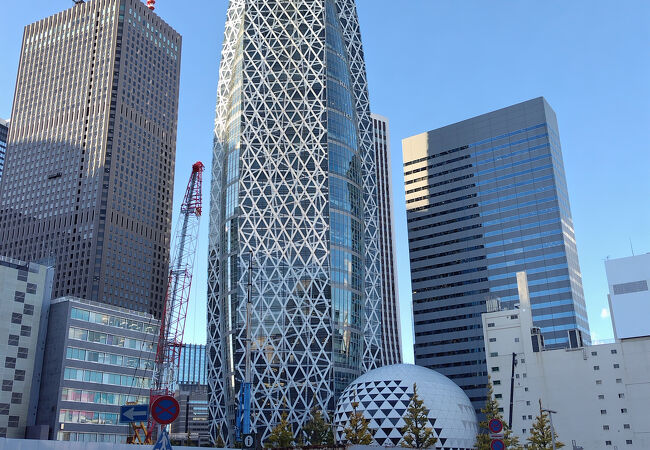
#> input picture assets/blender/reference/shinjuku-reference.png, 650 x 450 px; the run also reads 1 picture not shown here
$ python measure_photo_projection.py
#> lines starting #> are read from the running program, lines starting #| are printed output that depends on the picture
from pathlib import Path
from PIL import Image, ImageChops, ImageDraw, ImageEnhance, ImageStat

root = Path(__file__).resolve().parent.parent
assets = root / "assets" / "blender"
reference_path = assets / "reference" / "shinjuku-reference.png"
render_path = assets / "shinjuku-photo-projection-exact.png"
comparison_path = assets / "shinjuku-photo-projection-comparison.png"
metrics_path = assets / "shinjuku-photo-projection-metrics.txt"

reference = Image.open(reference_path).convert("RGB")
#> reference is the input picture: PIL image 650x450 RGB; mean R, G, B 106.5, 130.2, 158.6
render = Image.open(render_path).convert("RGB").resize(reference.size)
difference = ImageChops.difference(reference, render)
#> difference: PIL image 650x450 RGB; every value is 0
stats = ImageStat.Stat(difference)
mae_channels = stats.mean
#> mae_channels = [0, 0, 0]
mae = sum(mae_channels) / len(mae_channels)
#> mae = 0
extrema = difference.getextrema()
#> extrema = ((0, 0), (0, 0), (0, 0))
maximum_error = max(channel[1] for channel in extrema)
#> maximum_error = 0

boosted_difference = ImageEnhance.Contrast(difference).enhance(4)
overlay = Image.blend(reference, render, .5)
sheet = Image.new("RGB", (reference.width * 2, reference.height * 2), "white")
#> sheet: PIL image 1300x900 RGB; every value is 255
sheet.paste(reference, (0, 0))
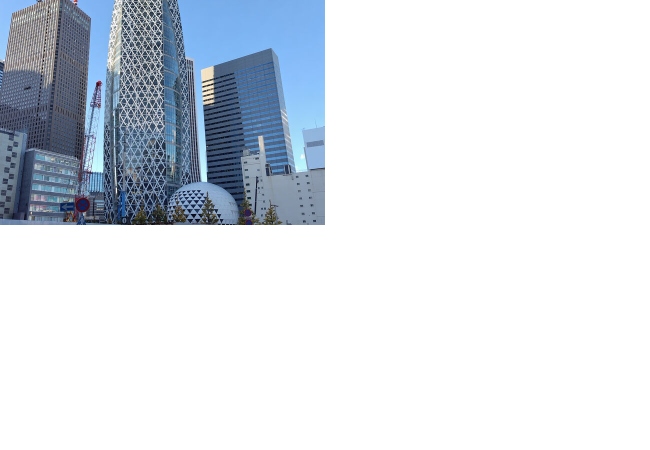
#> sheet: PIL image 1300x900 RGB (shown at 1/2 size); mean R, G, B 217.9, 223.8, 230.9
sheet.paste(render, (reference.width, 0))
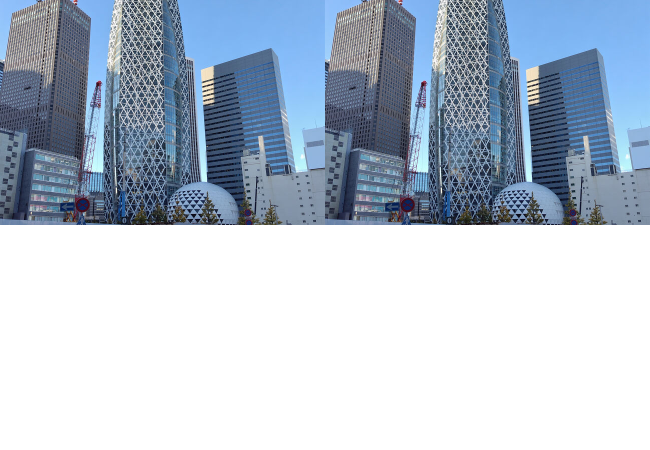
#> sheet: PIL image 1300x900 RGB (shown at 1/2 size); mean R, G, B 180.7, 192.6, 206.8
sheet.paste(overlay, (0, reference.height))
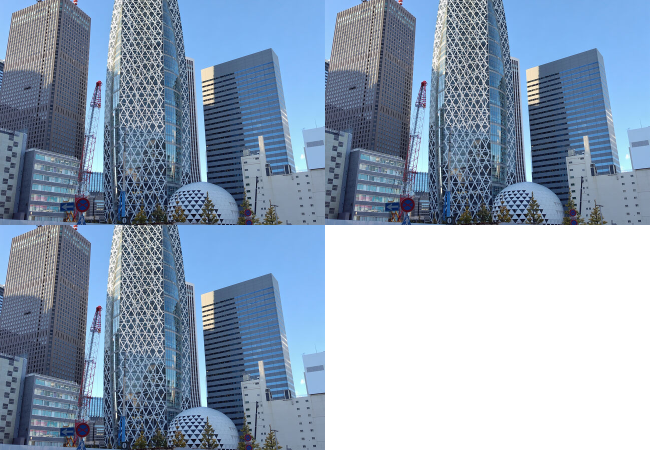
#> sheet: PIL image 1300x900 RGB (shown at 1/2 size); mean R, G, B 143.6, 161.4, 182.7
sheet.paste(boosted_difference, (reference.width, reference.height))
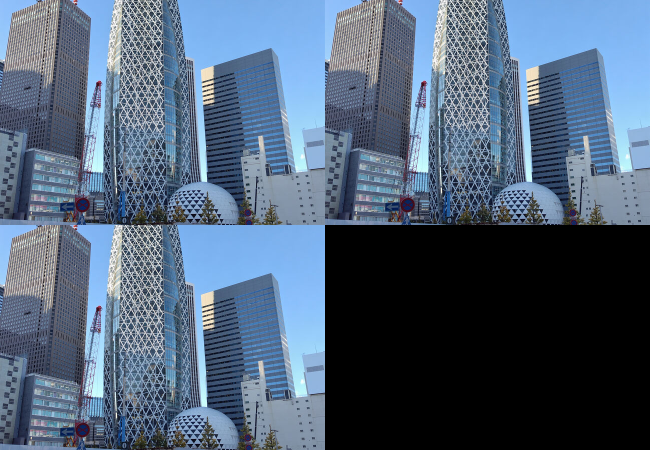
#> sheet: PIL image 1300x900 RGB (shown at 1/2 size); mean R, G, B 79.8, 97.7, 118.9

draw = ImageDraw.Draw(sheet)
labels = (
    ("REFERENCE", 12, 10),
    ("BLENDER PROJECTION", reference.width + 12, 10),
    ("50% OVERLAY", 12, reference.height + 10),
    (f"DIFF x4 | MAE {mae:.4f}", reference.width + 12, reference.height + 10),
)
#> labels = (('REFERENCE', 12, 10), ('BLENDER PROJECTION', 662, 10), ('50% OVERLAY', 12, 460), ('DIFF x4 | MAE 0.0000', 662, 460))
for text, x, y in labels:
    draw.rectangle((x - 5, y - 3, x + 220, y + 20), fill=(255, 255, 255))
    draw.text((x, y), text, fill=(12, 15, 16))
#> this loop made 4 passes

sheet.save(comparison_path)
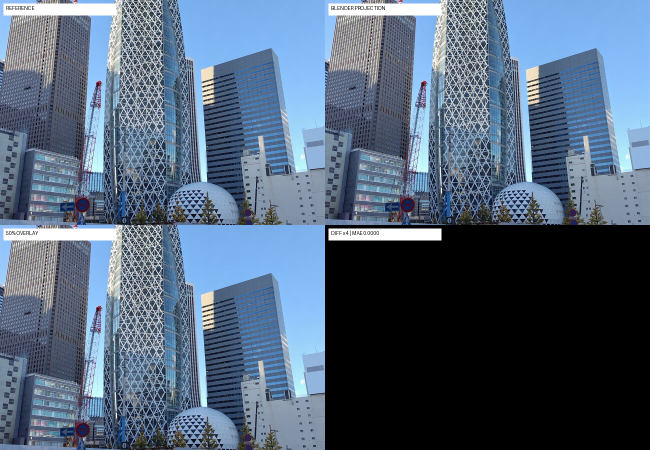
#> saved as shinjuku-photo-projection-comparison.png: PIL image 1300x900 RGB (shown at 1/2 size); mean R, G, B 82.6, 100, 120.9
metrics_path.write_text(
    "\n".join(
        (
            f"reference={reference_path.name}",
            f"render={render_path.name}",
            f"size={reference.width}x{reference.height}",
            f"mae_rgb={mae:.8f}",
            f"mae_channels={','.join(f'{value:.8f}' for value in mae_channels)}",
            f"maximum_channel_error={maximum_error}",
        )
    )
    + "\n",
    encoding="utf-8",
)
print(metrics_path.read_text(encoding="utf-8"))
